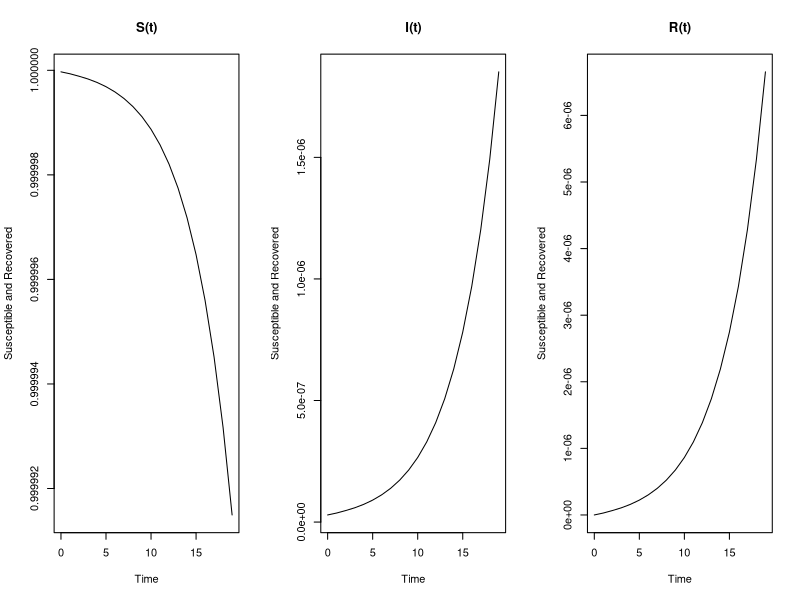

The R script that drew this image:
## Load deSolve package
library(deSolve)
Total=1.4e9
PERIOD=19
#c(beta = 1.06, gamma = 0.85)

## Create an SIR function
sir <- function(time, state, parameters) {
  
  with(as.list(c(state, parameters)), {
    
    dS <- -beta * S * I
    dI <-  beta * S * I - gamma * I
    dR <-                 gamma * I
    
    return(list(c(dS, dI, dR)))
  })
}

### Set parameters
## Proportion in each compartment: Susceptible 0.999999, Infected 0.000001, Recovered 0
init       <- c(S = 1-41/1400000000, I = 41/1400000000, R = 0.0)
## beta: infection parameter; gamma: recovery parameter
parameters <- c(beta = 1.0, gamma = 0.785)
## Time frame
times      <- seq(0, PERIOD, by = 1)
## Solve using ode (General Solver for Ordinary Differential Equations)
out <- ode(y = init, times = times, func = sir, parms = parameters)
## change to data frame
out <- as.data.frame(out)
## Delete time variable
out$time <- NULL
# Show data
## Plot
par(mfrow=c(1,3))
# matplot(x = times, y = out, type = "l",
#         xlab = "Time", ylab = "Susceptible and Recovered", main = "SIR Model",
#         lwd = 1, lty = 1, bty = "l", col = 2:4)
plot(x = times, y = out$S, type = 'l', xlab = "Time", ylab = "Susceptible and Recovered", main="S(t)")
plot(x = times, y = out$I, type = 'l', xlab = "Time", ylab = "Susceptible and Recovered", main="I(t)")
plot(x = times, y = out$R, type = 'l', xlab = "Time", ylab = "Susceptible and Recovered", main="R(t)")

## Add legend
legend(0, 0.7, c("Susceptible", "Infected", "Recovered"), pch = 1, col = 2:4, bty = "n")

final=out*Total
final=cbind(Time=seq(1.13,1.32,0.01),final,Total=Total-final$S)
final[seq(1,19,1),]
